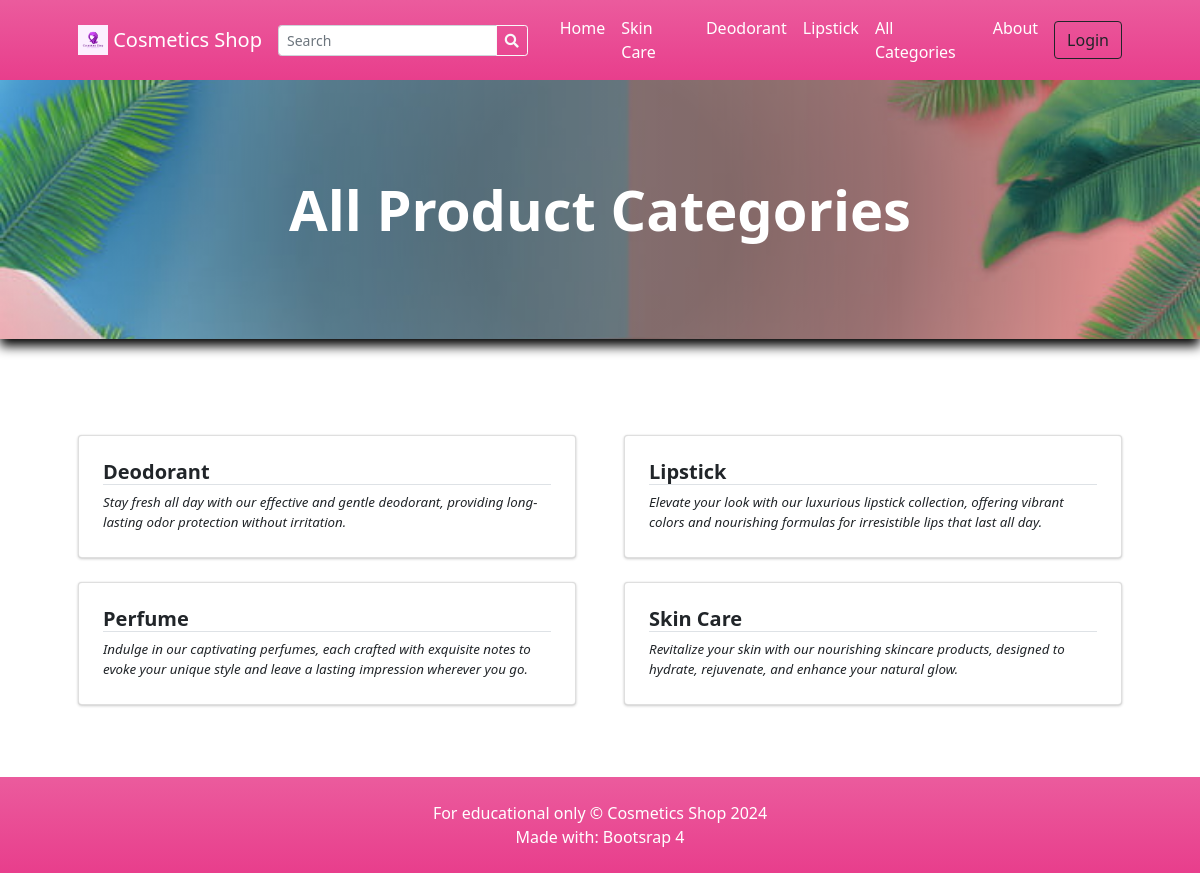
Page /?p=view_categories on the committed database.
### tables this page shows
CREATE TABLE `categories` (
  `id` int(30) NOT NULL,
  `category` varchar(250) NOT NULL,
  `description` text DEFAULT NULL,
  `status` tinyint(1) NOT NULL DEFAULT 1,
  `delete_flag` tinyint(1) NOT NULL DEFAULT 0,
  `date_created` datetime NOT NULL DEFAULT current_timestamp()
);

### classes/DBConnection.php (called while the page is built, shortened)
<?php
class DBConnection
{
    private $host = 'localhost';
    private $username = 'root';
    private $password = 'arzelzolina10';
    private $database = 'store';
    public $conn;
    public function __construct()
    {
        if (!isset($this->conn)) {
            $this->conn = new mysqli($this->host, $this->username, $this->password, $this->database);
        }
    }
}

### classes/SystemSettings.php (called while the page is built, shortened)
<?php
class SystemSettings extends DBConnection
{
	function userdata($field = '')
	{
		if (!empty($field)) {
			if (isset($_SESSION['userdata'][$field]))
				return $_SESSION['userdata'][$field];
			else
				return null;
		} else {
			return false;
		}
	}
	function info($field = '')
	{
		if (!empty($field)) {
			if (isset($_SESSION['system_info'][$field]))
				return $_SESSION['system_info'][$field];
			else
				return false;
		} else {
			return false;
		}
	}
}
$_settings = new SystemSettings();

### config.php (called while the page is built, shortened)
<?php
require_once('classes/DBConnection.php');
require_once('classes/SystemSettings.php');
function validate_image($file){
	if(!empty($file)){
        $ex = explode("?",$file);
        $file = $ex[0];
        $ts = isset($ex[1]) ? "?".$ex[1] : '';
		if(is_file(base_app.$file)){
			return base_url.$file.$ts;
		}else{
			return base_url.'dist/img/no-image-available.png';
		}
	}else{
		return base_url.'dist/img/no-image-available.png';
	}
}
?>

### view_categories.php (the view, shortened to what this page needs)
<?php
$title = "All Product Categories";
?>
<header class="bg-dark py-5" id="main-header">
    <div class="container px-4 px-lg-5 my-5">
        <div class="text-center text-white">
            <h1 class="display-4 fw-bolder"><?php echo $title ?></h1>
        </div>
    </div>
</header>
<section class="py-5">
    <div class="container px-4 px-lg-5 mt-5">
        <div class="row gx-2 gx-lg-5 row-cols-1 row-cols-md-2 row-cols-xl-2 justify-content-center">
            <?php
                $categories = $conn->query("SELECT * FROM `categories` where status = 1 order by category asc ");
                while($row = $categories->fetch_assoc()):
                    foreach($row as $k=> $v){
                        $row[$k] = trim(stripslashes($v));
                    }
                    $row['description'] = strip_tags(stripslashes(html_entity_decode($row['description'])));
            ?>
            <div class="col mb-6 mb-2">
                <a href="./?p=products&c=<?php echo md5($row['id']) ?>" class="card category-item text-decoration-none text-reset">
                    <div class="card-body p-4">
                        <div class="">
                            <h5 class="fw-bolder border-bottom border-pink"><?php echo $row['category'] ?></h5>
                        </div>
                        <p class="m-0 truncate"><?php echo $row['description'] ?></p>
                    </div>
                </a>
            </div>
            <?php endwhile; ?>
        </div>
    </div>
</section>

### inc/topBarNav.php (shortened to what this page needs)
<nav class="navbar navbar-expand-lg navbar-dark bg-gradient-pink">
            <div class="container px-4 px-lg-5 ">
                <a class="navbar-brand" href="./">
                <img src="<?php echo validate_image($_settings->info('logo')) ?>" width="30" height="30" class="d-inline-block align-top" alt="" loading="lazy">
                <?php echo $_settings->info('short_name') ?>
                </a>
                <form class="form-inline" id="search-form">
                  <div class="input-group">
                    <input class="form-control form-control-sm form " type="search" placeholder="Search" aria-label="Search" name="search"  value="<?php echo isset($_GET['search']) ? $_GET['search'] : "" ?>"  aria-describedby="button-addon2">
                    <div class="input-group-append">
                      <button class="btn btn-outline-light btn-sm m-0" type="submit" id="button-addon2"><i class="fa fa-search"></i></button>
                    </div>
                  </div>
                </form>
                <div class="collapse navbar-collapse" id="navbarSupportedContent">
                    <ul class="navbar-nav me-auto mb-2 mb-lg-0 ms-lg-4">
                        <li class="nav-item"><a class="nav-link text-white" aria-current="page" href="./">Home</a></li>
                        <?php
                        $cat_qry = $conn->query("SELECT * FROM categories where status = 1  limit 3");
                        $count_cats =$conn->query("SELECT * FROM categories where status = 1 ")->num_rows;
                        while($crow = $cat_qry->fetch_assoc()):
                        ?>
                        <li class="nav-item"><a class="nav-link text-white" aria-current="page" href="./?p=products&c=<?php echo md5($crow['id']) ?>"><?php echo $crow['category'] ?></a></li>
                        <?php endwhile; ?>
                        <?php if($count_cats > 3): ?>
                        <li class="nav-item"><a class="nav-link text-white" href="./?p=view_categories">All Categories</a></li>
                        <?php endif; ?>
                        <li class="nav-item"><a class="nav-link text-white" href="./?p=about">About</a></li>
                    </ul>
                    <div class="d-flex align-items-center">
                      <?php if($_settings->userdata('id') > 0 && $_settings->userdata('login_type') == 2): ?>
                        <a class="text-dark mr-2 nav-link text-white" href="./?p=cart">
                            <i class="bi-cart-fill me-1"></i>
                            Cart
                            <span class="badge bg-dark text-white ms-1 rounded-pill" id="cart-count">
                              <?php
                                $count = $conn->query("SELECT SUM(quantity) as items from `cart` where client_id =".$_settings->userdata('id'))->fetch_assoc()['items'];
                                echo ($count > 0 ? $count : 0);
                              ?>
                            </span>
                        </a>
                            <a href="./?p=my_account" class="text-dark  nav-link text-white"><b> Hi, <?php echo $_settings->userdata('firstname')?>!</b></a>
                            <a href="logout.php" class="text-dark  nav-link text-white"><i class="fa fa-sign-out-alt"></i></a>
                        <?php else: ?>
                        <button class="btn btn-outline-dark ml-2" id="login-btn" type="button">Login</button>
                        <?php endif; ?>
                    </div>
                </div>
            </div>
        </nav>

### rows in the picture
categories: category "Skin Care", description "Revitalize your skin with our nourishing skincare products, designed to hydrate, rejuvenate, and enhance your natural glow."
categories: category "Deodorant", description "Stay fresh all day with our effective and gentle deodorant, providing long-lasting odor protection without irritation."
categories: category "Lipstick", description "Elevate your look with our luxurious lipstick collection, offering vibrant colors and nourishing formulas for irresistible lips that last all day."
categories: category "Perfume", description "Indulge in our captivating perfumes, each crafted with exquisite notes to evoke your unique style and leave a lasting impression wherever you go."

### other values in the picture
$_settings->info('short_name') "Cosmetics Shop"
$title "All Product Categories"
